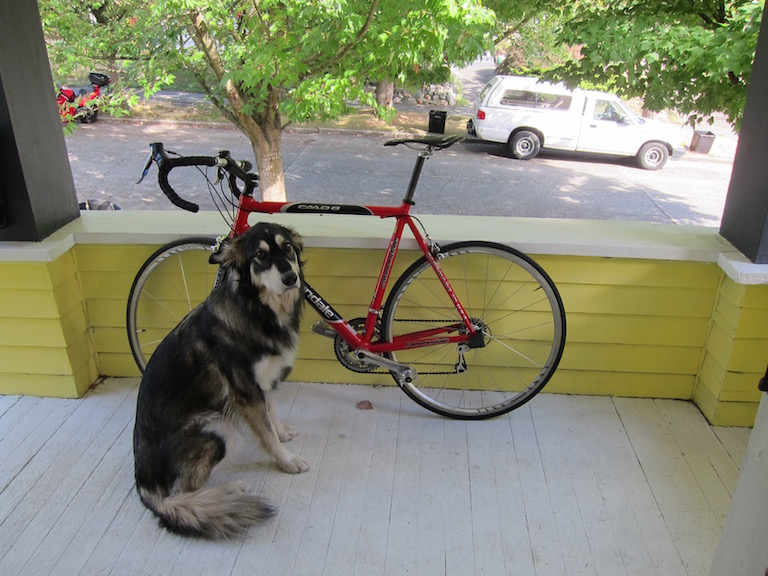
#> input picture data/dog.jpg, 768 x 576 px
$ python -i darknet.py   (imports and definitions only)
#> lines starting #> are read from the running program, lines starting #| are printed output that depends on the picture; after the words box and inside, x2 and y2 are one past the last pixel; in counts of white or black regions, pixels touching at a corner belong together
#> further down, picture is the input picture: shape (576, 768, 3); mean B, G, R 114.1, 135.7, 134.4
from ctypes import *
import math
import random
import cv2
import time
from PIL import Image
from moviepy.editor import VideoFileClip
import os
import numpy as np

colour_dct={0:'STOP',1:'GO'}
color = { 'person':(255,0,0), 'car':(255,255,0), 'bicycle':(0,255,0),'truck':(0,0,255),'bus':(0,255,255),'motorbike':(255,0,0),'traffic light':(128,128,128)}

# [14 lines left out: functions sample, c_array, not called in this run]

class BOX(Structure):
    _fields_ = [("x", c_float),
                ("y", c_float),
                ("w", c_float),
                ("h", c_float)]

class DETECTION(Structure):
    _fields_ = [("bbox", BOX),
                ("classes", c_int),
                ("prob", POINTER(c_float)),
                ("mask", POINTER(c_float)),
                ("objectness", c_float),
                ("sort_class", c_int)]


class IMAGE(Structure):
    _fields_ = [("w", c_int),
                ("h", c_int),
                ("c", c_int),
                ("data", POINTER(c_float))]

class METADATA(Structure):
    _fields_ = [("classes", c_int),
                ("names", POINTER(c_char_p))]


path=os.getcwd()
# [1 line that did not run here, left out]
# [1 line that did not run here, left out]
# [1 line that did not run here, left out]
# [1 line that did not run here, left out]
# [1 line that did not run here, left out]

# [1 line that did not run here, left out]
# [1 line that did not run here, left out]
# [1 line that did not run here, left out]

# [1 line that did not run here, left out]
# [1 line that did not run here, left out]

# [1 line that did not run here, left out]
# [1 line that did not run here, left out]
# [1 line that did not run here, left out]

# [1 line that did not run here, left out]
# [1 line that did not run here, left out]
# [1 line that did not run here, left out]

# [1 line that did not run here, left out]
# [1 line that did not run here, left out]
# [1 line that did not run here, left out]

# [1 line that did not run here, left out]
# [1 line that did not run here, left out]

# [1 line that did not run here, left out]
# [1 line that did not run here, left out]

# [1 line that did not run here, left out]
# [1 line that did not run here, left out]

# [1 line that did not run here, left out]
# [1 line that did not run here, left out]

# [1 line that did not run here, left out]
# [1 line that did not run here, left out]
# [1 line that did not run here, left out]

# [1 line that did not run here, left out]
# [1 line that did not run here, left out]

# [1 line that did not run here, left out]
# [1 line that did not run here, left out]

# [1 line that did not run here, left out]
# [1 line that did not run here, left out]

# [1 line that did not run here, left out]
# [1 line that did not run here, left out]
# [1 line that did not run here, left out]

# [1 line that did not run here, left out]
# [1 line that did not run here, left out]
# [1 line that did not run here, left out]

# [1 line that did not run here, left out]
# [1 line that did not run here, left out]
# [1 line that did not run here, left out]

# [1 line that did not run here, left out]
# [1 line that did not run here, left out]
# [1 line that did not run here, left out]

# [1 line that did not run here, left out]
# [1 line that did not run here, left out]

# [1 line that did not run here, left out]
# [1 line that did not run here, left out]
# [1 line that did not run here, left out]

# [7 lines left out: function classify, not called in this run]

def traffic_light(traf_img):

    img_hsv=cv2.cvtColor(traf_img, cv2.COLOR_BGR2HSV)
#> img_hsv: shape (576, 768, 3); mean H, S, V 61.8, 62.6, 142.5

    #Finding the low saturation value based on image
    sum_saturation = np.sum(img_hsv[:,:,1])
#> sum_saturation = 27704471
    area = traf_img.shape[0]*traf_img.shape[1]
#> area = 442368
    sat_low = int(sum_saturation / area * 1.3)
#> sat_low = 81

    #Getting the red pixels in an image using red mask
    lower_red = np.array([150,sat_low,140])
#> lower_red = [150, 81, 140]
    upper_red = np.array([180,255,255])
    mask_red = cv2.inRange(img_hsv, lower_red, upper_red)
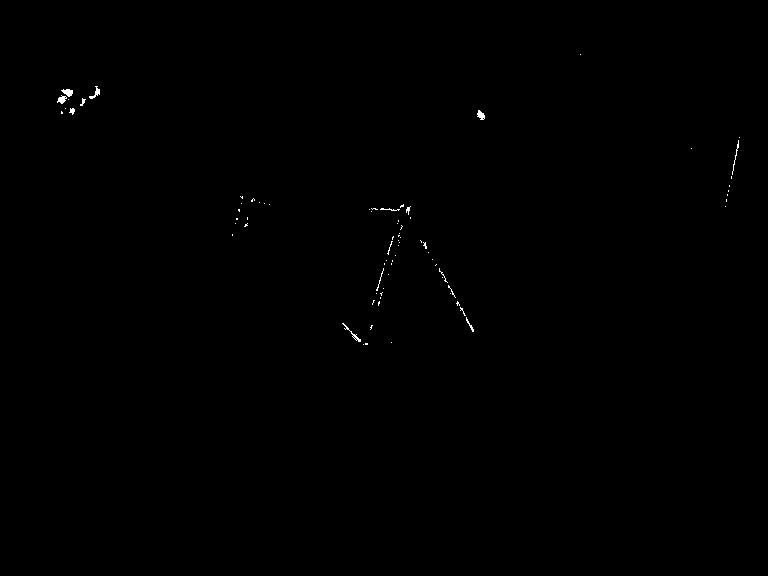
#> mask_red: shape (576, 768); 0.16% white in thin lines or dots, all inside (x1, y1, x2, y2) = (57, 54, 740, 345)

    mask_red = mask_red

    #Getting the yellow pixels in an image using red mask
    lower_yellow = np.array([10,sat_low,140])
#> lower_yellow = [10, 81, 140]
    upper_yellow = np.array([20,255,255])
    mask_yel = cv2.inRange(img_hsv, lower_yellow, upper_yellow)
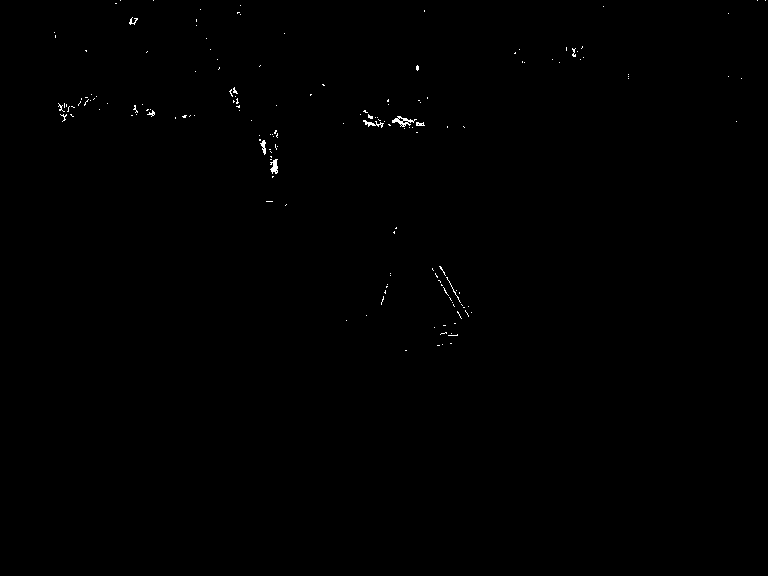
#> mask_yel: shape (576, 768); 0.21% white in thin lines or dots, all inside (x1, y1, x2, y2) = (54, 0, 766, 351)

    mask_yellow = mask_yel

    mask_stop=mask_red+mask_yellow
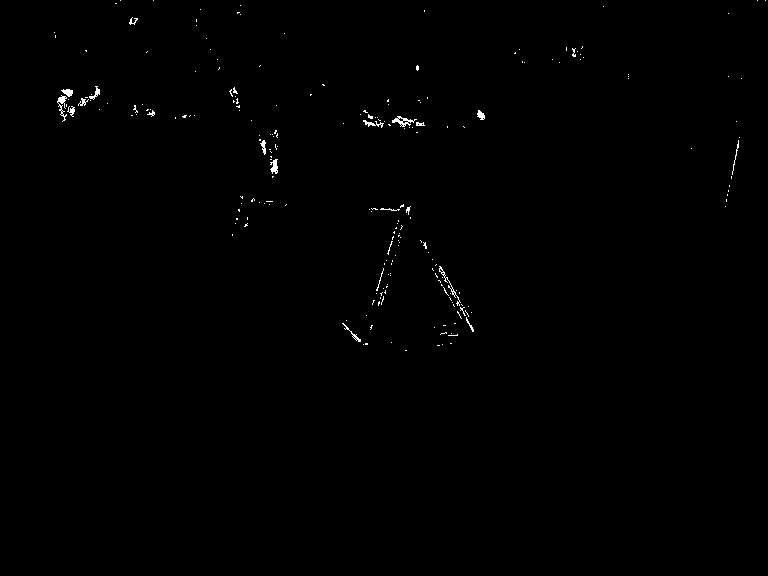
#> mask_stop: shape (576, 768); 0.37% white in thin lines or dots, all inside (x1, y1, x2, y2) = (54, 0, 766, 351)

    output_hsv_stop = img_hsv.copy()
    output_hsv_stop[np.where(mask_stop==0)] = 0
#> output_hsv_stop: shape (576, 768, 3); mean H, S, V 0.3, 0.5, 0.6


    #Getting the green pixels in an image using red mask
    lower_green = np.array([30,sat_low,140])
#> lower_green = [30, 81, 140]
    upper_green = np.array([80,255,255])
    mask_green = cv2.inRange(img_hsv, lower_green, upper_green)
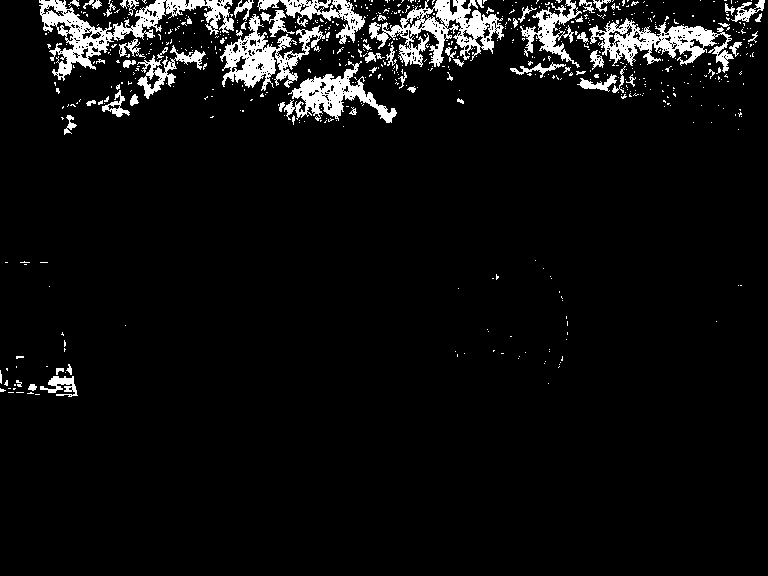
#> mask_green: shape (576, 768); 5.9% white; 613 white regions (544 under 20 px), largest, box (x1, y1, x2, y2) and area: (39, 0, 234, 81) 4081, (369, 0, 504, 67) 3594, (589, 18, 734, 73) 3056

    mask_green = mask_green

    output_hsv_go = img_hsv.copy()
    output_hsv_go[np.where(mask_green==0)] = 0
#> output_hsv_go: shape (576, 768, 3); mean H, S, V 2.4, 7.1, 10.2

    #Getting the output colour of the traffic light
    value_stop=np.count_nonzero(output_hsv_stop)
#> value_stop = 4968
    value_go=np.count_nonzero(output_hsv_go)
#> value_go = 77964
    value=np.argmax([value_stop,value_go])
#> value = 1

    return colour_dct[value]

# [45 lines left out: function detect, not called in this run]


# [1 line that did not run here, left out]
# [1 line that did not run here, left out]


>>> import cv2
>>> picture = cv2.imread('data/dog.jpg')
>>> result = traffic_light(picture)
#> result = 'GO'
